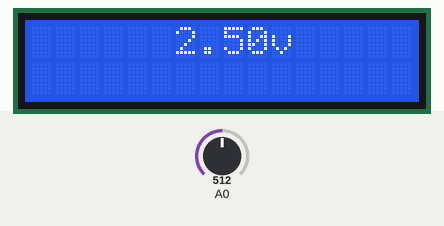
Simulated run of this sketch. Board: Arduino Uno, built with avr-gcc and run on an emulated ATmega328P. Shown: 16×2 character LCD. The test bench sets the inputs (shaded band); at power-on: A0 = 512. What the sketch prints to the serial monitor is not drawn.

Above: at 1.25 s.
1.3 s: A0 set to 716
At 1.51 s:
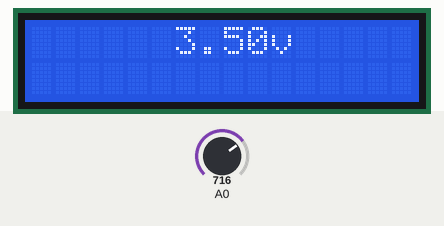
4.3 s: A0 set to 900
At 4.52 s:
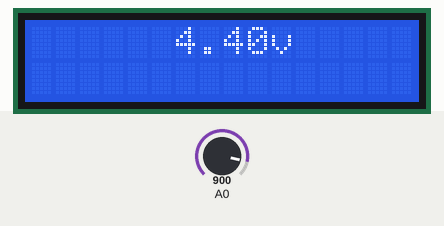
5.8 s: A0 set to 1023
At 6.39 s:
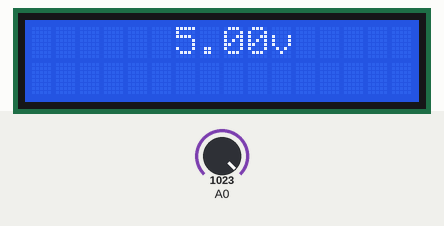
Timing chart, 0 to 8.8 s (numbered marks = the images above; inputs shaded):
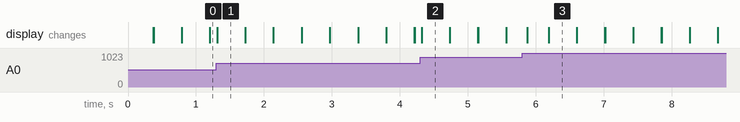

The sketch:

_32__.ino
```cpp
#include <LiquidCrystal.h>
LiquidCrystal lcd(12, 11, 5, 4, 3, 2);
float V=0;
float sensorValue=0;
void setup() {
  // put your setup code here, to run once:
  pinMode(A0,INPUT);
   lcd.begin(16, 2);//16列2行
  Serial.begin(9600);
}

void loop() {
  // put your main code here, to run repeatedly:
  sensorValue=analogRead(A0);
//  Serial.println(sensorValue);
  V=5*sensorValue/1023;
  Serial.println(V);
  lcd.setCursor(6,0);
  lcd.print(V);
  lcd.print("v");
  delay(100);
  lcd.clear();
}
```

Measured:
- after the input at 1.3 s, the display: changes at once (image 1)
- after the input at 4.3 s, the display: changes at once (image 2)
- after the input at 5.8 s, the display: changes after 0.08 s (image 3)
- what the display in image 1 shows lasts 0.4 s, from 1.3 s to 1.7 s
